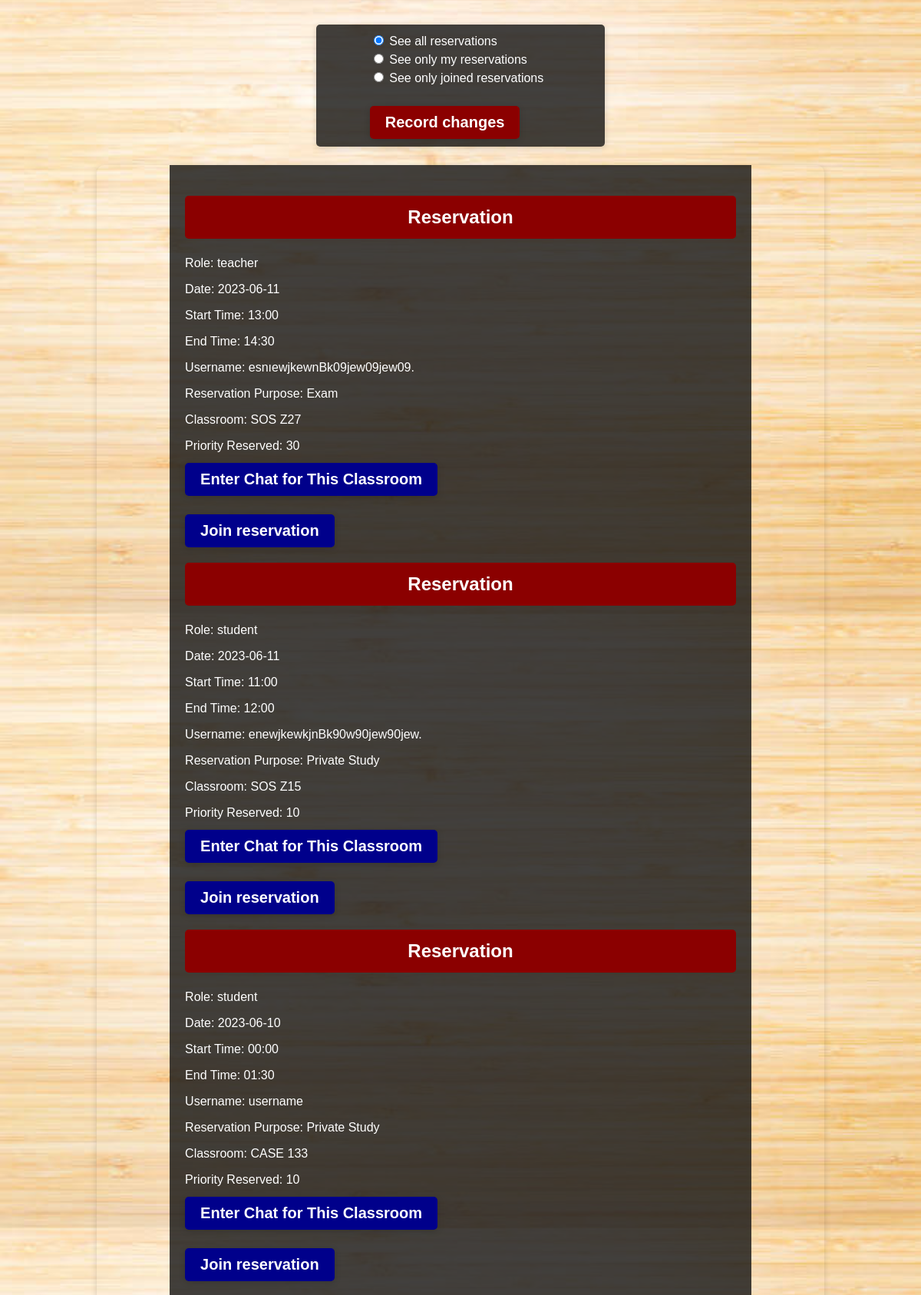
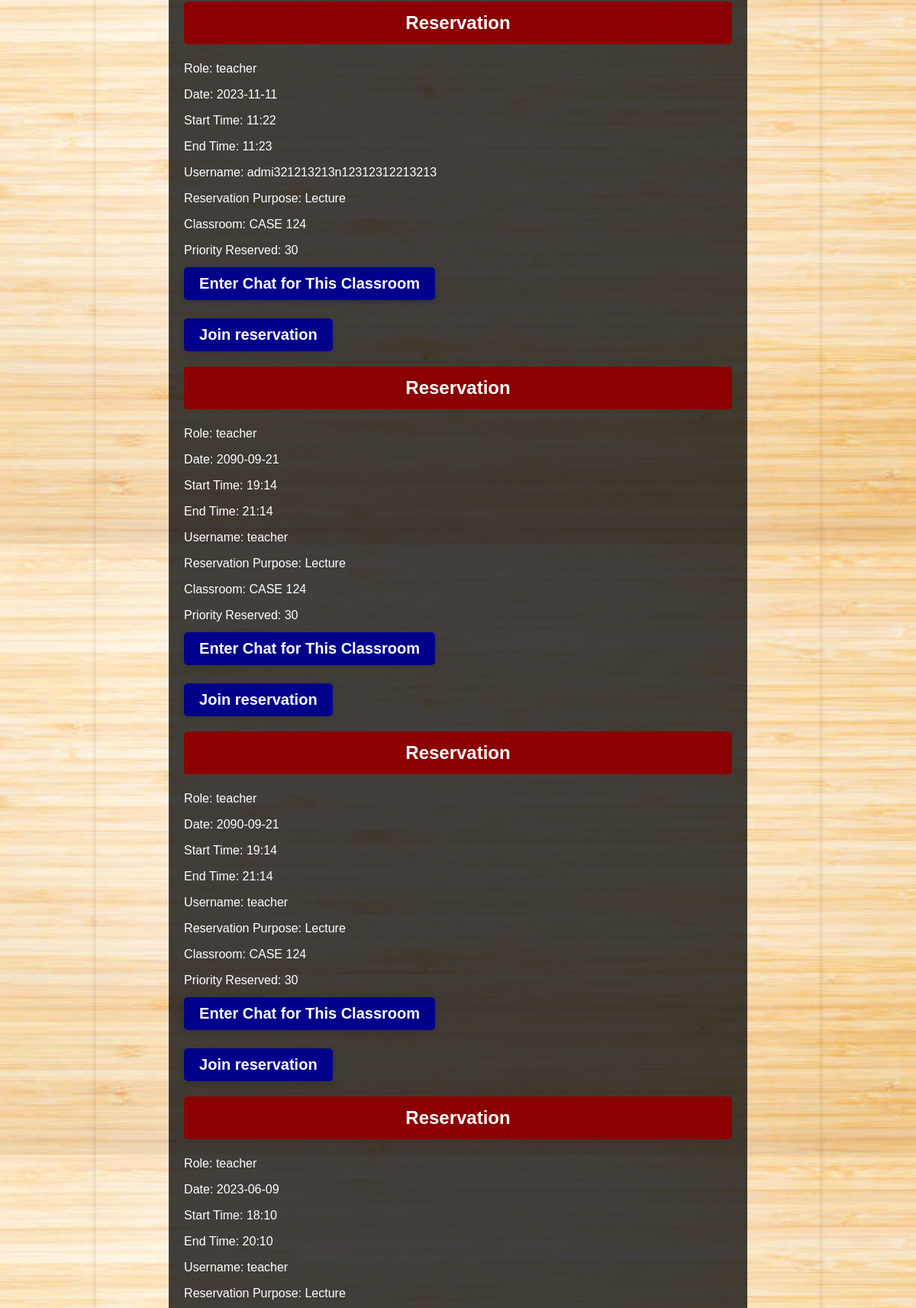
The app's page /reservations (upper part) with its own data (2 pictures, top to bottom).
### tables this page shows
CREATE TABLE reservations_db (
              id INTEGER PRIMARY KEY AUTOINCREMENT, 
              role TEXT NOT NULL,
              date DATE NOT NULL, 
              start_time TIME NOT NULL, 
              end_time TIME NOT NULL,
              public_or_private TEXT,
              classroom TEXT,
              priority_reserved INTEGER);

CREATE TABLE users_db
                (id INTEGER PRIMARY KEY AUTOINCREMENT, 
                username TEXT NOT NULL, 
                password TEXT NOT NULL,
                email TEXT NOT NULL,
                role TEXT NOT NULL,
                priority INTEGER);

### app.py (the view)
@app.route('/reservations', methods=['GET'])
def getReservations():
    reservationType = request.args.get('reservationType')
    return RS.getReservations(reservationType)

### repository/Repository.py (called while the page is built)
def getCursorAndConnection():
    conn = sqlite3.connect(DB.kuclass_db)
    conn.execute("PRAGMA foreign_keys = 1")
    c = conn.cursor()
    return c, conn

### repository/ReservationRepository.py (called while the page is built)
def getAllReservations():
    c, conn = Repo.getCursorAndConnection()
    query = f'''SELECT r.id, r.role, r.date, r.start_time, r.end_time, u.username, r.public_or_private, r.classroom, r.priority_reserved
                FROM {DB.reservations} as r
                JOIN {DB.user_reservation} AS ur ON r.id = ur.reservation_id
                JOIN {DB.users} AS u ON ur.user_id = u.id'''
    c.execute(query)
    data = c.fetchall()
    conn.close()
    return data

### service/ReservationService.py (called while the page is built)
def getReservations(reservationType):
    if reservationType == "myReservations":
        reservations = RR.getOwnedReservationsByUsername(session.get("username"))
        return render_template('classroom_inside_reservation.html', rows=reservations, reservation_type = reservationType)
    if reservationType == "joinedReservations":
        reservations = RR.getJoinedReservationsByUsername(session.get("username"))
        return render_template('classroom_inside_reservation.html', rows=reservations, reservation_type = reservationType)
    else:
        reservations = RR.getAllReservations()
        return render_template('classroom_inside_reservation.html', rows=reservations)

### templates/classroom_inside_reservation.html (shortened to what this page needs)
<!DOCTYPE html>
<html lang="en">
  <head>
    <link
      rel="stylesheet"
      type="text/css"
      href="../static/reservation_single_class.css"
    />
  </head>
  <body>
    <br />
    <div class="filterReservations">
      <form action="/reservations" method="GET">
        <input
          type="radio"
          name="reservationType"
          id="allReservations"
          value="allReservations"
          {%
          if
          not
          reservation_type
          %}checked{%
          endif
          %}
        />
        <label for="allReservations">See all reservations</label>
        <br />
        <input type="radio" name="reservationType" id="myReservations"
        value="myReservations">
        <label for="myReservations">See only my reservations</label>
        <br />
        <input type="radio" name="reservationType" id="joinedReservations"
        value="joinedReservations">
        <label for="joinedReservations">See only joined reservations</label>
        <br />
        <br />
        <button class="record_changes_button">Record changes</button>
      </form>
    </div>
    <br />
    <div class="box">
      <div class="content">
        {% for row in rows|reverse %}
        <h3>Reservation</h3>
        <ul>
          <li>Role: {{ row[1] }}</li>
          <li>Date: {{ row[2] }}</li>
          <li>Start Time: {{ row[3] }}</li>
          <li>End Time: {{ row[4] }}</li>
          <li>Username: {{ row[5] }}</li>
          <li>Reservation Purpose: {{ row[6] }}</li>
          <li>Classroom: {{ row[7] }}</li>
          <li>Priority Reserved: {{ row[8] }}</li>
        </ul>
        <div class="reservation_edit">
          <form action="/enterChat" method="GET">
            <button class="chatting">Enter Chat for This Classroom</button>
          </form>
          <form action="/joinOrLeaveReservation" method="POST">
            {% if reservation_type %} {% if reservation_type ==
            'joinedReservations' %}
            <br />
            <input type="hidden" name="joinOrLeave" value="leave" />
            <button class="editing">Leave reservation</button>
            {% endif %} {% else %}
            <br />
            <button class="editing">Join reservation</button>
            {% endif %}
          </form>
        </div>
        {% endfor %}
      </div>
    </div>
  </body>
</html>

### static/reservation_single_class.css (style rules this page uses)
.filterReservations { background-color: rgba(16, 16, 16, 0.79); padding: 10px; margin-bottom: 20px; border-radius: 5px; width: 30%; align-items: center; }
.filterReservations button { background-color: darkred; }
.filterReservations label { align-items: center; margin-right: 10px; padding: 0px; }
.filterReservations form { align-items: center; }
* { align-items: center; color: white; }
body { background-color: darkred; font-family: Arial, sans-serif; font-size: 16px; line-height: 1.5; background-image: url("../static/images/classroom.png"); background-repeat: repeat-y; background-size: 100% auto; }
h3 { font-size: 24px; font-weight: bold; color: #ffffff; text-align: center; margin: 20px 0; background-color: darkred; padding: 10px; border-radius: 5px; }
.content { padding: 20px; width: 80%; box-sizing: border-box; background-color: rgba(16, 16, 16, 0.79); }
ul { list-style: none; margin: 0; padding: 0; }
ul li { margin-bottom: 10px; }
.box { margin: 0 10% 50px; display: flex; justify-content: center; align-items: center; box-shadow: 0 2px 8px rgba(0, 0, 0, 0.15); border-radius: 10px; overflow: hidden; margin-bottom: 50px; }
form button { font-size: 20px; font-weight: bold; color: #ffffff; border-radius: 5px; padding: 10px 20px; border: none; cursor: pointer; box-shadow: 0 2px 8px rgba(0, 0, 0, 0.15); background-color: darkblue; align-items: center; }
.reservation_edit { align-items: center; }
.filterReservations { box-shadow: 0 2px 8px rgba(0, 0, 0, 0.15); padding: 10px; margin-bottom: 20px; border-radius: 5px; width: 30%; display: flex; flex-direction: column; justify-content: center; align-items: center; margin: 0 auto; }

### records on screen
reservations_db: role "teacher", date "2023-06-11", start_time "13:00", end_time "14:30", username "esnıewjkewnBk09jew09jew09.", public_or_private "Exam", classroom "SOS Z27", priority_reserved "30", shows "Join reservation"
reservations_db: role "student", date "2023-06-11", start_time "11:00", end_time "12:00", username "enewjkewkjnBk90w90jew90jew.", public_or_private "Private Study", classroom "SOS Z15", priority_reserved "10", shows "Join reservation"
reservations_db: role "student", date "2023-06-10", start_time "00:00", end_time "01:30", username "username", public_or_private "Private Study", classroom "CASE 133", priority_reserved "10", shows "Join reservation"
reservations_db: role "teacher", date "2023-11-11", start_time "11:22", end_time "11:23", username "admi321213213n12312312213213", public_or_private "Lecture", classroom "CASE 124", priority_reserved "30", shows "Join reservation"
reservations_db: role "teacher", date "2090-09-21", start_time "19:14", end_time "21:14", username "teacher", public_or_private "Lecture", classroom "CASE 124", priority_reserved "30", shows "Join reservation"
reservations_db: role "teacher", date "2090-09-21", start_time "19:14", end_time "21:14", username "teacher", public_or_private "Lecture", classroom "CASE 124", priority_reserved "30", shows "Join reservation"
reservations_db: role "teacher", date "2023-06-09", start_time "18:10", end_time "20:10", username "teacher", public_or_private "Lecture"
